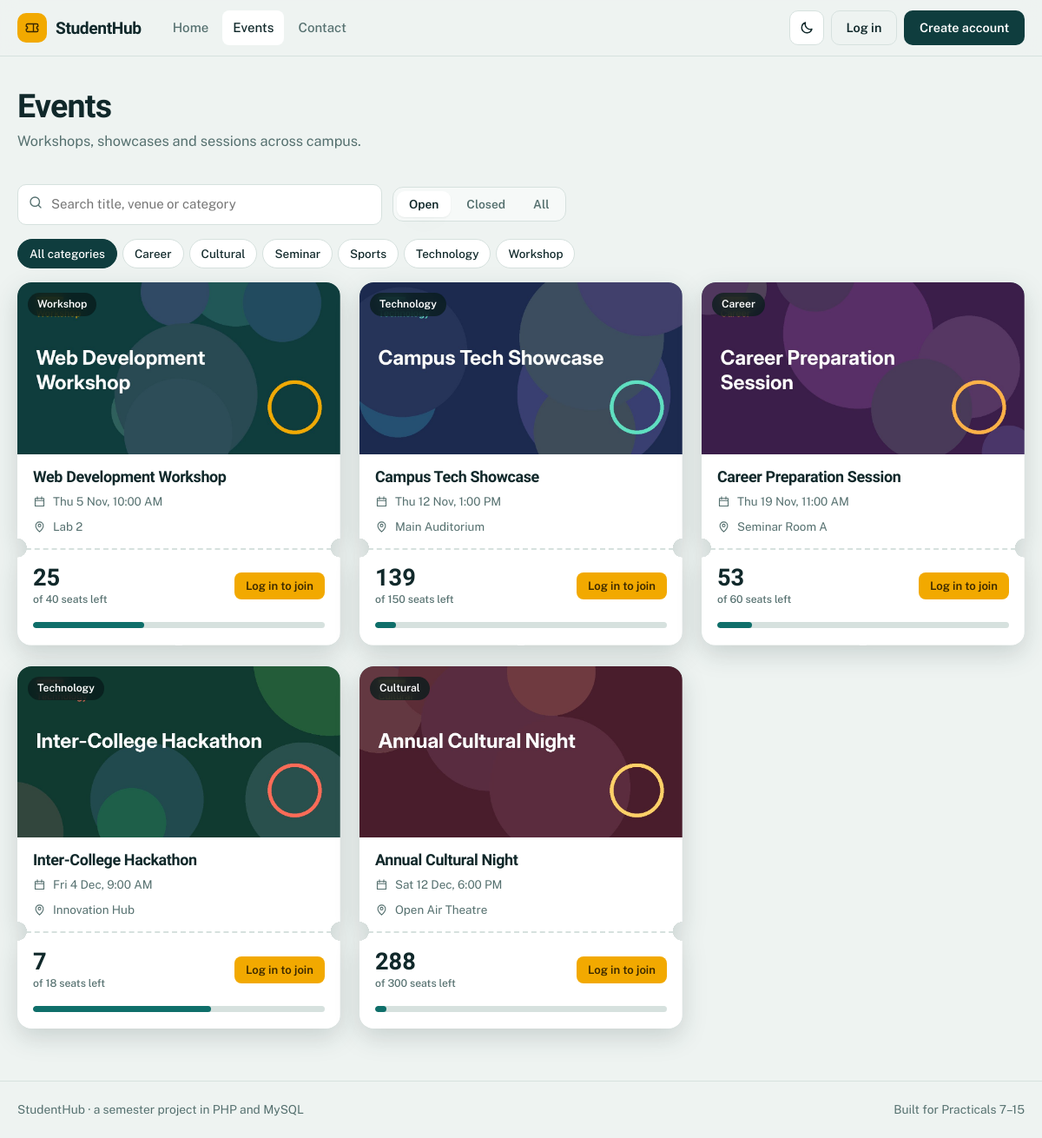
Screenshot of /events.php with the database file from the repository.
### tables this page shows
CREATE TABLE event_categories (
  category_id SMALLINT UNSIGNED NOT NULL AUTO_INCREMENT,
  name VARCHAR(80) NOT NULL,
  PRIMARY KEY (category_id),
  UNIQUE KEY uq_event_categories_name (name)
);

CREATE TABLE events (
  event_id BIGINT UNSIGNED NOT NULL AUTO_INCREMENT,
  category_id SMALLINT UNSIGNED NOT NULL,
  title VARCHAR(150) NOT NULL,
  description TEXT NOT NULL,
  location VARCHAR(150) NOT NULL,
  starts_at DATETIME NOT NULL,
  ends_at DATETIME DEFAULT NULL,
  capacity INT UNSIGNED NOT NULL DEFAULT 50,
  status ENUM('draft','published','closed','cancelled') NOT NULL DEFAULT 'published',
  poster_path VARCHAR(255) DEFAULT NULL,
  created_by BIGINT UNSIGNED DEFAULT NULL,
  created_at TIMESTAMP NOT NULL DEFAULT CURRENT_TIMESTAMP,
  updated_at TIMESTAMP NOT NULL DEFAULT CURRENT_TIMESTAMP ON UPDATE CURRENT_TIMESTAMP,
  PRIMARY KEY (event_id),
  KEY idx_events_status_starts (status, starts_at),
  KEY idx_events_category (category_id),
  CONSTRAINT fk_events_category FOREIGN KEY (category_id) REFERENCES event_categories (category_id) ON UPDATE CASCADE ON DELETE RESTRICT,
  CONSTRAINT fk_events_creator FOREIGN KEY (created_by) REFERENCES users (user_id) ON UPDATE CASCADE ON DELETE SET NULL
);

### events.php (the view, shortened to what the rows shown need)
<?php
require __DIR__ . '/includes/bootstrap.php';
$user = current_user();
$q = clean($_GET['q'] ?? '', 80);
$cat = (int) ($_GET['category'] ?? 0);
$state = in_array($_GET['state'] ?? '', ['open', 'closed', 'all'], true) ? $_GET['state'] : 'open';
[$where, $params] = event_filter(['q' => $q, 'category' => $cat, 'state' => $state], false);
$where .= " AND status <> 'cancelled'";
$rows = q_all(EVENT_SELECT . " WHERE $where ORDER BY " . ($state === 'closed' ? 'starts_at DESC' : 'starts_at ASC'), $params);
$cats = q_all('SELECT category_id, name FROM event_categories ORDER BY name');
$mine = [];
$qs = static fn(array $over) => '?' . http_build_query(array_filter(array_merge(['q' => $q, 'category' => $cat ?: null, 'state' => $state], $over), static fn($v) => $v !== null && $v !== ''));
render_header('Events', ['active' => 'events', 'subtitle' => 'Workshops, showcases and sessions across campus.', 'scripts' => ['events.js']]);
?>
<?php if ($user): ?><div class="stack"><?php else: ?><div class="wrap stack"><?php endif; ?>
  <div class="chips" aria-label="Categories">
    <a class="chip<?= $cat === 0 ? ' on' : '' ?>" href="<?= h($qs(['category' => null])) ?>">All categories</a>
    <?php foreach ($cats as $c): ?><a class="chip<?= $cat === (int) $c['category_id'] ? ' on' : '' ?>" href="<?= h($qs(['category' => $c['category_id']])) ?>"><?= h($c['name']) ?></a><?php endforeach; ?>
  </div>
  <?php if (!$rows): ?>
    <div class="card empty"><?= icon('ticket') ?><h3>No events match</h3><p>Try another category or switch to “All” to include past events.</p><a class="btn btn-ghost btn-sm" href="<?= h(url('events.php?state=all')) ?>">Show all events</a></div>
  <?php else: ?>
    <div class="tickets">
      <?php foreach ($rows as $e): ?><?= render_ticket($e, $user, $mine[(int) $e['event_id']] ?? null) ?><?php endforeach; ?>
    </div>
  <?php endif; ?>
</div>
<?php render_footer();

### includes/ui.php (shortened to what the rows shown need)
<?php
function icon(string $name, string $class = 'icon'): string
{
    static $paths = [
        'home' => 'M3 11l9-8 9 8M5 10v10h14V10',
        'calendar' => 'M4 6h16v14H4zM4 10h16M8 3v4M16 3v4',
        'users' => 'M16 19v-1a4 4 0 0 0-4-4H7a4 4 0 0 0-4 4v1M9.5 11a3.5 3.5 0 1 0 0-7 3.5 3.5 0 0 0 0 7M21 19v-1a4 4 0 0 0-3-3.9M16 4.2a3.5 3.5 0 0 1 0 6.6',
        'user' => 'M12 12a4 4 0 1 0 0-8 4 4 0 0 0 0 8M4 21v-1a6 6 0 0 1 6-6h4a6 6 0 0 1 6 6v1',
        'chart' => 'M4 20V10M10 20V4M16 20v-7M22 20H2',
        'ticket' => 'M3 8a2 2 0 0 1 2-2h14a2 2 0 0 1 2 2v2a2 2 0 0 0 0 4v2a2 2 0 0 1-2 2H5a2 2 0 0 1-2-2v-2a2 2 0 0 0 0-4zM14 6v12',
        'shield' => 'M12 3l8 3v6c0 5-3.5 8-8 9-4.5-1-8-4-8-9V6z',
        'log' => 'M6 3h9l4 4v14H6zM14 3v5h5M9 13h6M9 17h6',
        'mail' => 'M3 6h18v12H3zM3 7l9 6 9-6',
        'search' => 'M11 18a7 7 0 1 0 0-14 7 7 0 0 0 0 14M20 20l-4-4',
        'plus' => 'M12 5v14M5 12h14',
        'edit' => 'M4 20h4L19 9l-4-4L4 16zM13 7l4 4',
        'trash' => 'M4 7h16M9 7V4h6v3M6 7l1 13h10l1-13',
        'download' => 'M12 4v11M7 11l5 5 5-5M4 20h16',
        'sun' => 'M12 16a4 4 0 1 0 0-8 4 4 0 0 0 0 8M12 2v2M12 20v2M2 12h2M20 12h2M5 5l1.5 1.5M17.5 17.5L19 19M5 19l1.5-1.5M17.5 6.5L19 5',
        'moon' => 'M20 14A8 8 0 0 1 10 4a8 8 0 1 0 10 10z',
        'logout' => 'M9 4H5v16h4M16 8l4 4-4 4M20 12H9',
        'menu' => 'M4 7h16M4 12h16M4 17h16',
        'x' => 'M6 6l12 12M18 6L6 18',
        'check' => 'M5 12l5 5 9-11',
        'alert' => 'M12 4l9 16H3zM12 10v4M12 17v.5',
        'info' => 'M12 21a9 9 0 1 0 0-18 9 9 0 0 0 0 18M12 11v5M12 8v.5',
        'upload' => 'M12 16V4M7 9l5-5 5 5M4 20h16',
        'eye' => 'M2 12s4-7 10-7 10 7 10 7-4 7-10 7S2 12 2 12M12 15a3 3 0 1 0 0-6 3 3 0 0 0 0 6',
        'archive' => 'M3 5h18v4H3zM5 9v10h14V9M10 13h4',
        'restore' => 'M4 12a8 8 0 1 1 3 6.2M4 19v-5h5',
        'pin' => 'M12 21s-7-6-7-11a7 7 0 0 1 14 0c0 5-7 11-7 11M12 12a2.5 2.5 0 1 0 0-5 2.5 2.5 0 0 0 0 5',
        'clock' => 'M12 21a9 9 0 1 0 0-18 9 9 0 0 0 0 18M12 7v5l3 2',
        'bolt' => 'M13 3L5 14h6l-1 7 8-11h-6z',
        'sort' => 'M8 9l4-4 4 4M8 15l4 4 4-4',
        'left' => 'M15 6l-6 6 6 6',
        'right' => 'M9 6l6 6-6 6',
        'lock' => 'M6 11h12v9H6zM8 11V8a4 4 0 0 1 8 0v3',
        'image' => 'M4 5h16v14H4zM4 16l4-4 4 4 3-3 5 5M9 10a1 1 0 1 0 0-.01',
        'sliders' => 'M4 7h10M18 7h2M4 17h2M10 17h10M14 5v4M6 15v4',
    ];
    $d = $paths[$name] ?? $paths['info'];
    return '<svg class="' . h($class) . '" viewBox="0 0 24 24" fill="none" stroke="currentColor" stroke-width="1.8" stroke-linecap="round" stroke-linejoin="round" aria-hidden="true" focusable="false"><path d="' . $d . '"/></svg>';
}
function render_header(string $title, array $o = []): void
{
    $user = current_user();
    $layout = $o['layout'] ?? ($user ? 'app' : 'public');
    $menu = menu_for($user);
    $flat = [];
    foreach ($menu as $items) {
        foreach ($items as $it) {
            $flat[] = ['label' => $it[1], 'href' => url($it[2])];
        }
    }
    $remaining = $user ? max(0, (int) cfg('session_timeout') - (time() - (int) ($_SESSION['last_activity'] ?? time()))) : 0;
    $body = [
        'class' => 'layout-' . $layout . ' ' . ($o['bodyClass'] ?? ''),
        'data-base' => base_path(),
        'data-csrf' => csrf_token(),
        'data-role' => $user['role'] ?? 'guest',
        'data-timeout' => $user ? (string) $remaining : '',
        'data-menu' => json_encode($flat, JSON_UNESCAPED_SLASHES | JSON_HEX_APOS | JSON_HEX_AMP | JSON_HEX_QUOT),
    ];
    $bodyAttrs = '';
    foreach ($body as $k => $v) {
        $bodyAttrs .= ' ' . $k . '="' . h($v) . '"';
    }
    ?>
<!DOCTYPE html>
<html lang="en">
<head>
  <link rel="stylesheet" href="<?= h(asset('assets/css/app.css')) ?>">
</head>
<body<?= $bodyAttrs ?>>
<?php if ($layout === 'app' && $user): ?>
  <div class="shell">
    <div class="scrim" data-sidebar-close hidden></div>
    <aside class="sidebar" id="sidebar" aria-label="Main navigation">
      <a class="brand" href="<?= h(url(home_for($user['role']))) ?>"><span class="brand-mark"><?= icon('ticket') ?></span><span>StudentHub</span></a>
      <nav>
        <?php foreach ($menu as $section => $items): ?>
          <?php if ($section !== ''): ?><p class="nav-section"><?= h($section) ?></p><?php endif; ?>
          <ul>
            <?php foreach ($items as [$ic, $text, $href, $key]): ?>
              <li><a href="<?= h(url($href)) ?>"<?= ($o['active'] ?? '') === $key ? ' class="active" aria-current="page"' : '' ?>><?= icon($ic) ?><span><?= h($text) ?></span></a></li>
            <?php endforeach; ?>
          </ul>
        <?php endforeach; ?>
      </nav>
      <div class="sidebar-foot">
        <div class="me">
          <?= avatar($user['full_name'] ?? $user['email']) ?>
          <div><strong><?= h($user['full_name'] ?? 'Administrator') ?></strong><small><?= h($user['email']) ?></small></div>
        </div>
        <form action="<?= h(url('logout.php')) ?>" method="post"><?= csrf_field() ?><button class="btn btn-ghost btn-block" type="submit"><?= icon('logout') ?>Log out</button></form>
      </div>
    </aside>
    <div class="shell-main">
      <header class="topbar">
        <button class="icon-btn menu-btn" type="button" data-sidebar-open aria-label="Open menu" aria-controls="sidebar"><?= icon('menu') ?></button>
        <button class="palette-trigger" type="button" data-palette-open><?= icon('search') ?><span>Jump to a page or search</span><kbd>Ctrl K</kbd></button>
        <span class="session-chip" id="session-chip" title="Time until automatic sign-out" hidden><?= icon('clock') ?><span></span></span>
        <button class="icon-btn" type="button" data-theme-toggle aria-label="Toggle colour theme"><?= icon('moon', 'icon i-moon') . icon('sun', 'icon i-sun') ?></button>
      </header>
      <main id="main" class="page" tabindex="-1">
        <div class="page-head">
          <div>
            <h1><?= h($title) ?></h1>
            <?php if (!empty($o['subtitle'])): ?><p class="lede"><?= h($o['subtitle']) ?></p><?php endif; ?>
          </div>
          <?php if (!empty($o['actions'])): ?><div class="page-actions"><?= $o['actions'] ?></div><?php endif; ?>
        </div>
<?php else: ?>
      <a class="brand" href="<?= h(url('index.php')) ?>"><span class="brand-mark"><?= icon('ticket') ?></span><span>StudentHub</span></a>
  <main id="main" class="public-main" tabindex="-1">
    <?php if (empty($o['bare'])): ?><div class="wrap page-head"><div><h1><?= h($title) ?></h1></div></div><?php endif; ?>
<?php endif; ?>
<?php
}
function render_footer(): void
{
    $layout = $GLOBALS['__layout'] ?? 'public';
    if ($layout === 'app') {
        echo "      </main>\n    </div>\n  </div>\n";
    } elseif ($layout === 'auth') {
        echo "    </main>\n  </div>\n";
    } else {
        echo "  </main>\n  <footer class=\"pubfoot\"><div class=\"wrap\"><span>StudentHub · a semester project in PHP and MySQL</span><span>Built for Practicals 7–15</span></div></footer>\n";
    }
    ?>
</body>
</html>
<?php
}
    ?>

### includes/components.php (shortened to what the rows shown need)
<?php
function render_ticket(array $e, ?array $user = null, ?string $myStatus = null, array $opt = []): string
{
    $past = strtotime((string) $e['starts_at']) < time();
    $cap = max(1, (int) $e['capacity']);
    $taken = (int) $e['registered_count'];
    $left = max(0, (int) $e['seats_left']);
    $pct = (int) min(100, round($taken / $cap * 100));
    $barClass = $pct >= 90 ? 'hot' : ($pct >= 65 ? 'warm' : '');
    $open = $e['status'] === 'published' && !$past;
    $poster = $e['poster_path']
        ? '<img src="' . h(url($e['poster_path'])) . '" alt="" loading="lazy" width="600" height="320">'
        : '';
    $state = '';
    if ($user === null) {
        $action = $open && $left > 0
            ? '<a class="btn btn-accent btn-sm" href="' . h(url('login.php')) . '">Log in to join</a>'
            : '<span class="badge badge-muted">Unavailable</span>';
    } elseif ($user['role'] === 'admin') {
        $action = '<a class="btn btn-ghost btn-sm" href="' . h(url('manage-events.php?q=' . urlencode($e['title']))) . '">Manage</a>';
    } elseif ($myStatus === 'registered' || $myStatus === 'attended') {
        $action = $open
            ? '<button class="btn btn-ghost btn-sm" type="button" data-reg="cancel" data-event="' . (int) $e['event_id'] . '">Cancel seat</button>'
            : badge($myStatus);
    } elseif (!$open) {
        $action = '<button class="btn btn-ghost btn-sm" type="button" disabled>Closed</button>';
    } elseif ($left === 0) {
        $action = '<button class="btn btn-ghost btn-sm" type="button" disabled>Sold out</button>';
    } else {
        $action = '<button class="btn btn-accent btn-sm" type="button" data-reg="register" data-event="' . (int) $e['event_id'] . '">Register</button>';
    }
    ob_start(); ?>
    <article class="ticket<?= $past || !$open ? ' is-past' : '' ?>" data-event="<?= (int) $e['event_id'] ?>" data-capacity="<?= $cap ?>">
      <div class="ticket-body">
        <div class="poster"><?= $poster ?><span class="chip-cat"><?= h($e['category']) ?></span><?php if ($state): ?><span class="state"><?= $state ?></span><?php endif; ?></div>
        <div class="ticket-info">
          <h3><?= h($e['title']) ?></h3>
          <div class="meta"><?= icon('calendar') ?><span><?= h(fmt_dt($e['starts_at'], 'D j M, g:i A')) ?></span></div>
          <div class="meta"><?= icon('pin') ?><span><?= h($e['location']) ?></span></div>
        </div>
        <div class="stub">
          <div class="seats"><span data-seats><?= $left ?></span><small>of <?= $cap ?> seats left</small></div>
          <div class="stub-action"><?= $action ?></div>
          <div class="bar <?= $barClass ?>"><i data-bar="<?= $pct ?>"></i></div>
        </div>
      </div>
    </article>
    <?php
    return (string) ob_get_clean();
}

### rows the page displays
event_categories: name "Career"
event_categories: name "Cultural"
event_categories: name "Seminar"
event_categories: name "Sports"
event_categories: name "Technology"
event_categories: name "Workshop"
events: poster_path (picture), category "Workshop", title "Web Development Workshop", starts_at "Thu 5 Nov, 10:00 AM", location "Lab 2", left "25", capacity "40"
events: poster_path (picture), category "Technology", title "Campus Tech Showcase", starts_at "Thu 12 Nov, 1:00 PM", location "Main Auditorium", left "139", capacity "150"
events: poster_path (picture), category "Career", title "Career Preparation Session", starts_at "Thu 19 Nov, 11:00 AM", location "Seminar Room A", left "53", capacity "60"
events: poster_path (picture), category "Technology", title "Inter-College Hackathon", starts_at "Fri 4 Dec, 9:00 AM", location "Innovation Hub", left "7", capacity "18"
events: poster_path (picture), category "Cultural", title "Annual Cultural Night", starts_at "Sat 12 Dec, 6:00 PM", location "Open Air Theatre", left "288", capacity "300"

### other values shown
$text "Home"
$text "Events"
$text "Contact"
$title "Events"
$o['subtitle'] "Workshops, showcases and sessions across campus."
$label "Open"
$label "Closed"
$label "All"
